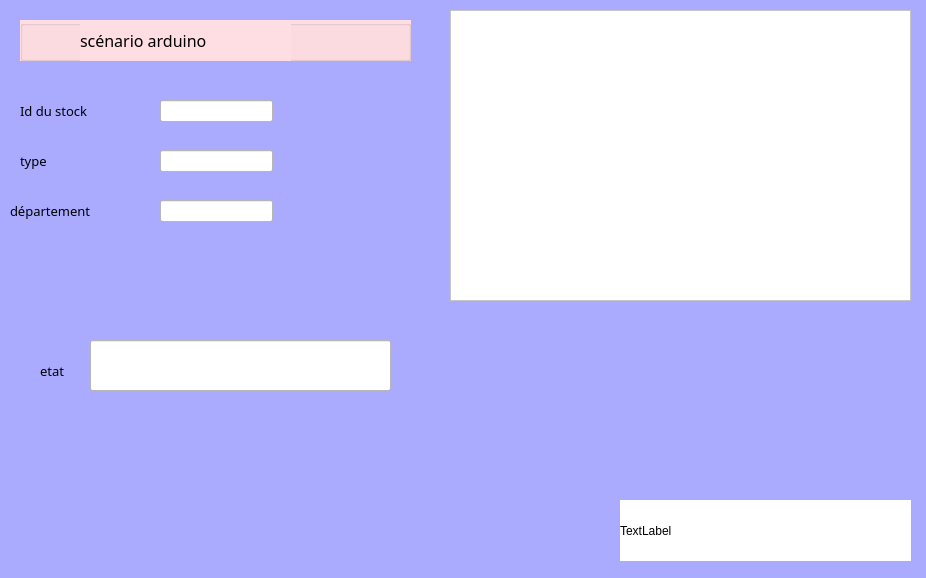
<?xml version="1.0" encoding="UTF-8"?>
<ui version="4.0">
 <class>scenario</class>
 <widget class="QDialog" name="scenario">
  <property name="geometry">
   <rect>
    <x>0</x>
    <y>0</y>
    <width>926</width>
    <height>578</height>
   </rect>
  </property>
  <property name="windowTitle">
   <string>Dialog</string>
  </property>
  <property name="styleSheet">
   <string notr="true">background-color: rgb(170, 170, 255);</string>
  </property>
  <widget class="QTableView" name="table_stock">
   <property name="geometry">
    <rect>
     <x>450</x>
     <y>10</y>
     <width>461</width>
     <height>291</height>
    </rect>
   </property>
   <property name="styleSheet">
    <string notr="true">background-color: rgb(255, 255, 255);</string>
   </property>
  </widget>
  <widget class="QLabel" name="labela">
   <property name="geometry">
    <rect>
     <x>620</x>
     <y>500</y>
     <width>291</width>
     <height>61</height>
    </rect>
   </property>
   <property name="styleSheet">
    <string notr="true">background-color: rgb(255, 255, 255);</string>
   </property>
   <property name="text">
    <string>TextLabel</string>
   </property>
  </widget>
  <widget class="QLineEdit" name="id">
   <property name="geometry">
    <rect>
     <x>160</x>
     <y>100</y>
     <width>113</width>
     <height>22</height>
    </rect>
   </property>
   <property name="styleSheet">
    <string notr="true">background-color: rgb(255, 255, 255);</string>
   </property>
  </widget>
  <widget class="QLineEdit" name="labelaa">
   <property name="geometry">
    <rect>
     <x>90</x>
     <y>340</y>
     <width>301</width>
     <height>51</height>
    </rect>
   </property>
   <property name="styleSheet">
    <string notr="true">background-color: rgb(255, 255, 255);</string>
   </property>
  </widget>
  <widget class="QLineEdit" name="type">
   <property name="geometry">
    <rect>
     <x>160</x>
     <y>150</y>
     <width>113</width>
     <height>22</height>
    </rect>
   </property>
   <property name="styleSheet">
    <string notr="true">background-color: rgb(255, 255, 255);</string>
   </property>
  </widget>
  <widget class="QLineEdit" name="marque">
   <property name="geometry">
    <rect>
     <x>160</x>
     <y>200</y>
     <width>113</width>
     <height>22</height>
    </rect>
   </property>
   <property name="styleSheet">
    <string notr="true">background-color: rgb(255, 255, 255);</string>
   </property>
  </widget>
  <widget class="QGroupBox" name="groupBox_11">
   <property name="geometry">
    <rect>
     <x>20</x>
     <y>20</y>
     <width>391</width>
     <height>41</height>
    </rect>
   </property>
   <property name="styleSheet">
    <string notr="true">background-color: rgb(255, 222, 227);</string>
   </property>
   <property name="title">
    <string/>
   </property>
   <widget class="QLabel" name="label_12">
    <property name="geometry">
     <rect>
      <x>60</x>
      <y>0</y>
      <width>211</width>
      <height>41</height>
     </rect>
    </property>
    <property name="font">
     <font>
      <family>Berlin Sans FB</family>
      <pointsize>12</pointsize>
      <weight>50</weight>
      <italic>false</italic>
      <bold>false</bold>
     </font>
    </property>
    <property name="styleSheet">
     <string notr="true">font: 12pt &quot;Berlin Sans FB&quot;;</string>
    </property>
    <property name="text">
     <string>scénario arduino</string>
    </property>
   </widget>
  </widget>
  <widget class="QLabel" name="label_5">
   <property name="geometry">
    <rect>
     <x>20</x>
     <y>100</y>
     <width>121</width>
     <height>21</height>
    </rect>
   </property>
   <property name="font">
    <font>
     <family>Berlin Sans FB</family>
     <pointsize>10</pointsize>
     <weight>50</weight>
     <italic>false</italic>
     <bold>false</bold>
    </font>
   </property>
   <property name="text">
    <string>Id du stock</string>
   </property>
  </widget>
  <widget class="QLabel" name="label_2">
   <property name="geometry">
    <rect>
     <x>20</x>
     <y>150</y>
     <width>101</width>
     <height>21</height>
    </rect>
   </property>
   <property name="font">
    <font>
     <family>Berlin Sans FB</family>
     <pointsize>10</pointsize>
     <weight>50</weight>
     <italic>false</italic>
     <bold>false</bold>
    </font>
   </property>
   <property name="text">
    <string>type</string>
   </property>
  </widget>
  <widget class="QLabel" name="label_3">
   <property name="geometry">
    <rect>
     <x>10</x>
     <y>200</y>
     <width>101</width>
     <height>21</height>
    </rect>
   </property>
   <property name="font">
    <font>
     <family>Berlin Sans FB</family>
     <pointsize>10</pointsize>
     <weight>50</weight>
     <italic>false</italic>
     <bold>false</bold>
    </font>
   </property>
   <property name="text">
    <string>département</string>
   </property>
  </widget>
  <widget class="QLabel" name="label_4">
   <property name="geometry">
    <rect>
     <x>40</x>
     <y>360</y>
     <width>41</width>
     <height>21</height>
    </rect>
   </property>
   <property name="font">
    <font>
     <family>Berlin Sans FB</family>
     <pointsize>10</pointsize>
     <weight>50</weight>
     <italic>false</italic>
     <bold>false</bold>
    </font>
   </property>
   <property name="text">
    <string>etat</string>
   </property>
  </widget>
 </widget>
 <resources/>
 <connections/>
</ui>
